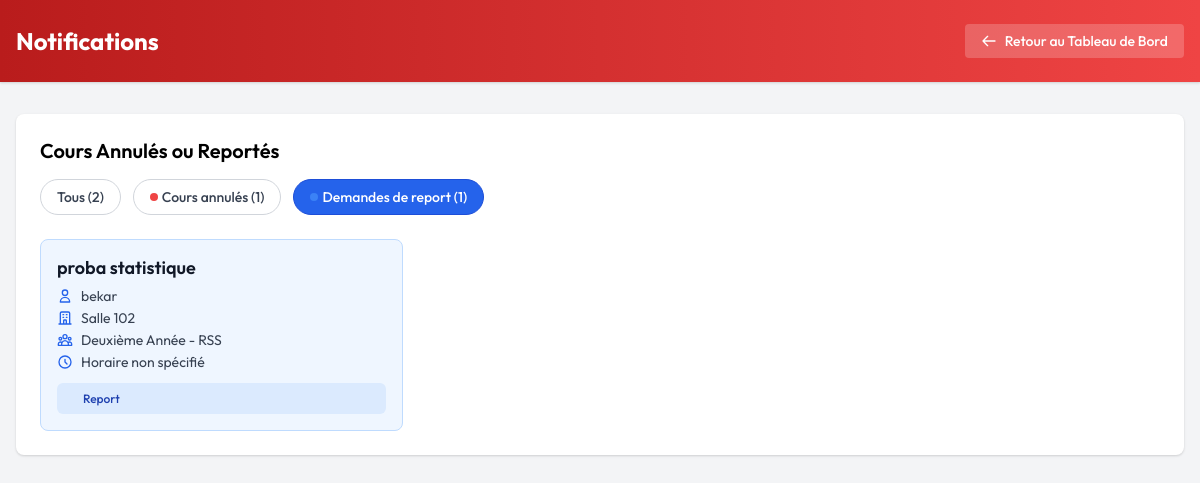
Screenshot of /admin/notifications.php?filter=rescheduled (signed in) with the database file from the repository.
### tables this page shows
CREATE TABLE `timetables` (
  `id` int NOT NULL,
  `year_id` int NOT NULL,
  `group_id` int NOT NULL,
  `day` varchar(20) NOT NULL,
  `time_slot` varchar(20) NOT NULL,
  `subject_id` int DEFAULT NULL,
  `professor_id` int DEFAULT NULL,
  `room` varchar(50) DEFAULT NULL,
  `is_published` tinyint(1) NOT NULL DEFAULT '0',
  `created_at` timestamp NULL DEFAULT CURRENT_TIMESTAMP,
  `updated_at` timestamp NULL DEFAULT CURRENT_TIMESTAMP ON UPDATE CURRENT_TIMESTAMP,
  `is_canceled` tinyint(1) NOT NULL DEFAULT '0',
  `is_reschedule` tinyint(1) NOT NULL DEFAULT '0',
  `class_type` varchar(10) DEFAULT NULL,
  `is_split` tinyint(1) NOT NULL DEFAULT '0',
  `split_type` varchar(20) DEFAULT NULL,
  `professor2_id` int DEFAULT NULL,
  `subject2_id` int DEFAULT NULL,
  `room2` varchar(50) DEFAULT NULL,
  `subgroup1` varchar(20) DEFAULT NULL,
  `subgroup2` varchar(20) DEFAULT NULL,
  `subgroup` varchar(20) DEFAULT NULL,
  `canceled_by_professors` varchar(5000) DEFAULT '',
  `rescheduled_by_professors` varchar(5000) DEFAULT ''
);

CREATE TABLE `subjects` (
  `id` int NOT NULL,
  `name` varchar(100) NOT NULL
);

CREATE TABLE `users` (
  `id` int NOT NULL,
  `name` varchar(100) NOT NULL,
  `email` varchar(100) NOT NULL,
  `password` varchar(255) NOT NULL,
  `role` enum('admin','student','professor') NOT NULL,
  `group_id` int DEFAULT NULL,
  `created_at` timestamp NULL DEFAULT CURRENT_TIMESTAMP
);

CREATE TABLE `years` (
  `id` int NOT NULL,
  `name` varchar(50) NOT NULL
);

CREATE TABLE `groups` (
  `id` int NOT NULL,
  `year_id` int NOT NULL,
  `name` varchar(50) NOT NULL
);

### admin/notifications.php (the view, shortened to what this page needs)
<?php
require_once '../core/db.php';
$filter = isset($_GET['filter']) ? $_GET['filter'] : 'all';
try {
    $query = "
        SELECT t.id, s.name as subject, t.day, t.time_slot, t.is_canceled, t.is_reschedule,
            u.name as professor_name, y.name as year, g.name as group_name, t.room, t.professor_id
        FROM timetables t
        JOIN users u ON t.professor_id = u.id
        JOIN years y ON t.year_id = y.id
        JOIN `groups` g ON t.group_id = g.id
        JOIN subjects s ON t.subject_id = s.id
        WHERE ";
    if ($filter === 'canceled') {
        $query .= "t.is_canceled = 1 ";
    } elseif ($filter === 'rescheduled') {
        $query .= "t.is_reschedule = 1 ";
    } else {
        $query .= "(t.is_canceled = 1 OR t.is_reschedule = 1) ";
    }
    $query .= "ORDER BY t.professor_id ASC, t.day ASC, t.time_slot ASC";
    $stmt = $pdo->prepare($query);
    $stmt->execute();
    $notifications = $stmt->fetchAll(PDO::FETCH_ASSOC);
    $days = ['Lundi', 'Mardi', 'Mercredi', 'Jeudi', 'Vendredi'];
    $time_slots = [
        1 => '8h-10h',
        2 => '10h-12h',
        3 => '12h-14h',
        4 => '14h-16h',
        5 => '16h-18h',
        6 => '18h-20h'
    ];
    $totalStmt = $pdo->query("
        SELECT
            SUM(CASE WHEN is_canceled = 1 THEN 1 ELSE 0 END) as canceled_count,
            SUM(CASE WHEN is_reschedule = 1 THEN 1 ELSE 0 END) as reschedule_count
        FROM timetables
        WHERE is_canceled = 1 OR is_reschedule = 1
    ");
    $totalCounts = $totalStmt->fetch(PDO::FETCH_ASSOC);
    $totalCanceledCount = $totalCounts['canceled_count'] ?? 0;
    $totalRescheduledCount = $totalCounts['reschedule_count'] ?? 0;
} catch (PDOException $e) {
    error_log("Erreur de base de données dans notifications.php: " . $e->getMessage());
    $notifications = [];
    $canceledCount = 0;
    $rescheduledCount = 0;
    $totalCanceledCount = 0;
    $totalRescheduledCount = 0;
}
?>
<!DOCTYPE html>
<html lang="fr">
<head>
    <link rel="stylesheet" href="../assets/css/pages/notifications.css">
    <link rel="stylesheet" href="../assets/css/style.css">
</head>
<body>
    <header>
        <div class="header-container">
            <div class="header-content">
                <h1 class="header-title">Notifications</h1>
                <a href="../admin/index.php" class="back-button">
                    <svg xmlns="http://www.w3.org/2000/svg" fill="none" viewBox="0 0 24 24" stroke="currentColor">
                        <path stroke-linecap="round" stroke-linejoin="round" stroke-width="2" d="M10 19l-7-7m0 0l7-7m-7 7h18" />
                    </svg>
                    Retour au Tableau de Bord
                </a>
            </div>
        </div>
    </header>
    <main>
        <div class="content-card">
            <h2 class="content-title">Cours Annulés ou Reportés</h2>
            <div class="filter-container">
                <a href="?filter=all" class="filter-pill <?php echo $filter === 'all' ? 'active-all' : 'inactive'; ?>">
                    Tous (<?php echo $totalCanceledCount + $totalRescheduledCount; ?>)
                </a>
                <a href="?filter=canceled" class="filter-pill <?php echo $filter === 'canceled' ? 'active-canceled' : 'inactive'; ?>">
                    <span class="status-dot status-dot-red"></span>
                    Cours annulés (<?php echo $totalCanceledCount; ?>)
                </a>
                <a href="?filter=rescheduled" class="filter-pill <?php echo $filter === 'rescheduled' ? 'active-rescheduled' : 'inactive'; ?>">
                    <span class="status-dot status-dot-blue"></span>
                    Demandes de report (<?php echo $totalRescheduledCount; ?>)
                </a>
            </div>
            <?php if (empty($notifications)): ?>
            <div class="empty-state">
                <svg xmlns="http://www.w3.org/2000/svg" fill="none" viewBox="0 0 24 24" stroke="currentColor">
                    <path stroke-linecap="round" stroke-linejoin="round" stroke-width="2" d="M9 5H7a2 2 0 00-2 2v12a2 2 0 002 2h10a2 2 0 002-2V7a2 2 0 00-2-2h-2M9 5a2 2 0 002 2h2a2 2 0 002-2M9 5a2 2 0 012-2h2a2 2 0 012 2" />
                </svg>
                <h3>Aucune notification</h3>
                <p>
                    <?php
                        if ($filter === 'canceled') {
                            echo "Il n'y a actuellement aucun cours annulé";
                        } else if ($filter === 'rescheduled') {
                            echo "Il n'y a actuellement aucune demande de report";
                        } else {
                            echo "Il n'y a actuellement aucun cours annulé ou reporté";
                        }
                    ?>
                </p>
            </div>
            <?php else: ?>
            <div class="notification-grid">
                <?php
                $canceledClasses = [];
                $rescheduledClasses = [];
                foreach ($notifications as $notification) {
                    if ($filter === 'all') {
                        if ($notification['is_canceled'] == 1) {
                            $canceledClasses[] = $notification;
                        }
                        if ($notification['is_reschedule'] == 1) {
                            $rescheduledClasses[] = $notification;
                        }
                    } else {
                        if (($filter === 'canceled' && $notification['is_canceled'] == 1) ||
                            ($filter === 'rescheduled' && $notification['is_reschedule'] == 1)) {
                            if ($notification['is_canceled'] == 1) {
                                $canceledClasses[] = $notification;
                            } else {
                                $rescheduledClasses[] = $notification;
                            }
                        }
                    }
                }
                $displayNotifications = array_merge($rescheduledClasses, $canceledClasses);
                foreach ($displayNotifications as $notification):
                    if ($notification['is_reschedule'] == 1) {
                        $cardColor = 'blue';
                        $iconColor = 'blue';
                        $status = 'Report';
                        $statusColor = 'blue';
                    } else if ($notification['is_canceled'] == 1) {
                        $cardColor = 'red';
                        $iconColor = 'red';
                        $status = 'Annulé';
                        $statusColor = 'red';
                    }
                    $redirectUrl = "timetable_management.php?year=" . urlencode($notification['year']) . "&group=" . urlencode($notification['group_name']);
                ?>
                    <a href="<?php echo $redirectUrl; ?>" class="notification-card <?php echo $cardColor; ?>">
                        <h3 class="notification-title"><?php echo htmlspecialchars($notification['subject']); ?></h3>
                        <div class="notification-details">
                            <div class="detail-row <?php echo $iconColor; ?>">
                                <svg xmlns="http://www.w3.org/2000/svg" fill="none" viewBox="0 0 24 24" stroke="currentColor">
                                    <path stroke-linecap="round" stroke-linejoin="round" stroke-width="2" d="M16 7a4 4 0 11-8 0 4 4 0 018 0zM12 14a7 7 0 00-7 7h14a7 7 0 00-7-7z" />
                                </svg>
                                <span><?php echo htmlspecialchars($notification['professor_name']); ?></span>
                            </div>
                            <div class="detail-row <?php echo $iconColor; ?>">
                                <svg xmlns="http://www.w3.org/2000/svg" fill="none" viewBox="0 0 24 24" stroke="currentColor">
                                    <path stroke-linecap="round" stroke-linejoin="round" stroke-width="2" d="M19 21V5a2 2 0 00-2-2H7a2 2 0 00-2 2v16m14 0h2m-2 0h-5m-9 0H3m2 0h5M9 7h1m-1 4h1m4-4h1m-1 4h1m-5 10v-5a1 1 0 011-1h2a1 1 0 011 1v5m-4 0h4" />
                                </svg>
                                <span><?php echo htmlspecialchars($notification['room']); ?></span>
                            </div>
                            <div class="detail-row <?php echo $iconColor; ?>">
                                <span><?php echo htmlspecialchars($notification['year'] . ' - ' . $notification['group_name']); ?></span>
                            </div>
                            <div class="detail-row <?php echo $iconColor; ?>">
                                <svg xmlns="http://www.w3.org/2000/svg" fill="none" viewBox="0 0 24 24" stroke="currentColor">
                                    <path stroke-linecap="round" stroke-linejoin="round" stroke-width="2" d="M12 8v4l3 3m6-3a9 9 0 11-18 0 9 9 0 0118 0z" />
                                </svg>
                                <span>
                                    <?php
                                    $dayIndex = (int)$notification['day'] - 1;
                                    $timeSlotIndex = (int)$notification['time_slot'];
                                    if ($dayIndex >= 0 && $dayIndex < count($days) && isset($time_slots[$timeSlotIndex])) {
                                        echo $days[$dayIndex] . ', ' . $time_slots[$timeSlotIndex];
                                    } else {
                                        echo "Horaire non spécifié";
                                    }
                                    ?>
                                </span>
                            </div>
                            <span class="status-badge <?php echo $statusColor; ?>">
                                <?php echo $status; ?>
                            </span>
                        </div>
                    </a>
                <?php endforeach; ?>
            </div>
            <?php endif; ?>
        </div>
    </main>
</body>
</html>

### assets/css/pages/notifications.css (style rules this page uses)
* { box-sizing: border-box; }
body { background-color: #f3f4f6; min-height: 100vh; margin: 0; }
header { background: linear-gradient(to right, #b91c1c, #ef4444); color: #ffffff; box-shadow: 0 1px 3px 0 rgba(0, 0, 0, 0.1), 0 1px 2px 0 rgba(0, 0, 0, 0.06); }
.header-container { max-width: 1280px; margin: 0 auto; padding: 1.5rem 1rem; }
.header-content { display: flex; justify-content: space-between; align-items: center; }
.header-title { font-size: 1.5rem; font-weight: 700; margin: 0; }
.back-button { background-color: rgba(255, 255, 255, 0.2); color: #ffffff; font-weight: 500; padding: 0.5rem 1rem; border-radius: 0.25rem; transition: background-color 0.3s; font-size: 0.875rem; display: flex; align-items: center; text-decoration: none; border: none; cursor: pointer; }
.back-button svg { height: 1rem; width: 1rem; margin-right: 0.5rem; }
main { max-width: 1280px; margin: 0 auto; padding: 2rem 1rem; }
.content-card { background-color: #ffffff; border-radius: 0.5rem; box-shadow: 0 1px 3px 0 rgba(0, 0, 0, 0.1), 0 1px 2px 0 rgba(0, 0, 0, 0.06); padding: 1.5rem; margin-bottom: 2rem; }
.content-title { font-size: 1.25rem; font-weight: 600; margin-bottom: 1rem; }
.filter-container { display: flex; flex-wrap: wrap; gap: 0.75rem; margin-bottom: 1.5rem; }
.filter-pill { padding: 0.5rem 1rem; border-radius: 9999px; border: 1px solid; font-weight: 500; font-size: 0.875rem; text-decoration: none; transition: all 0.2s ease; display: inline-flex; align-items: center; }
.filter-pill.inactive { background-color: #ffffff; color: #374151; border-color: #d1d5db; }
.filter-pill.active-rescheduled { background-color: #2563eb; color: #ffffff; border-color: #1d4ed8; }
.status-dot { width: 0.5rem; height: 0.5rem; border-radius: 9999px; display: inline-block; margin-right: 0.25rem; }
.status-dot-red { background-color: #ef4444; }
.status-dot-blue { background-color: #3b82f6; }
.notification-grid { display: grid; grid-template-columns: 1fr; gap: 1rem; }
@media (min-width: 768px) { .notification-grid { grid-template-columns: repeat(2, 1fr); } }
@media (min-width: 1024px) { .notification-grid { grid-template-columns: repeat(3, 1fr); } }
.notification-card { border-radius: 0.5rem; padding: 1rem; display: block; text-decoration: none; transition: transform 0.3s ease, box-shadow 0.3s ease; cursor: pointer; border: 1px solid; }
.notification-card.blue { background-color: #eff6ff; border-color: #bfdbfe; }
.notification-title { font-weight: 600; font-size: 1.125rem; margin: 0 0 0.5rem; color: #111827; }
.notification-details { margin-top: 0.5rem; display: flex; flex-direction: column; gap: 0.25rem; }
.detail-row { display: flex; align-items: center; }
.detail-row svg { height: 1rem; width: 1rem; margin-right: 0.5rem; }
.detail-row.blue svg { color: #2563eb; }
.detail-row span { font-size: 0.875rem; color: #374151; }
.status-badge { display: inline-flex; align-items: center; padding: 0.5rem 1.625rem; border-radius: 6px; font-size: 0.75rem; font-weight: 500; margin-top: 0.5rem; }
.status-badge.blue { background-color: #dbeafe; color: #1e40af; }

### assets/css/style.css (style rules this page uses)
* { box-sizing: border-box; margin: 0; padding: 0; }
body { font-family: "Outfit", sans-serif; -webkit-font-smoothing: antialiased; -moz-osx-font-smoothing: grayscale; }
a { text-decoration: none; color: inherit; }

### rows the page displays
timetables: subject.name "proba statistique", professor.name "bekar", room "Salle 102", year.name "Deuxième Année - RSS", day "Horaire non spécifié", is_reschedule "Report"

### other values shown
$totalCanceledCount + $totalRescheduledCount "2"
$totalCanceledCount "1"
$totalRescheduledCount "1"
